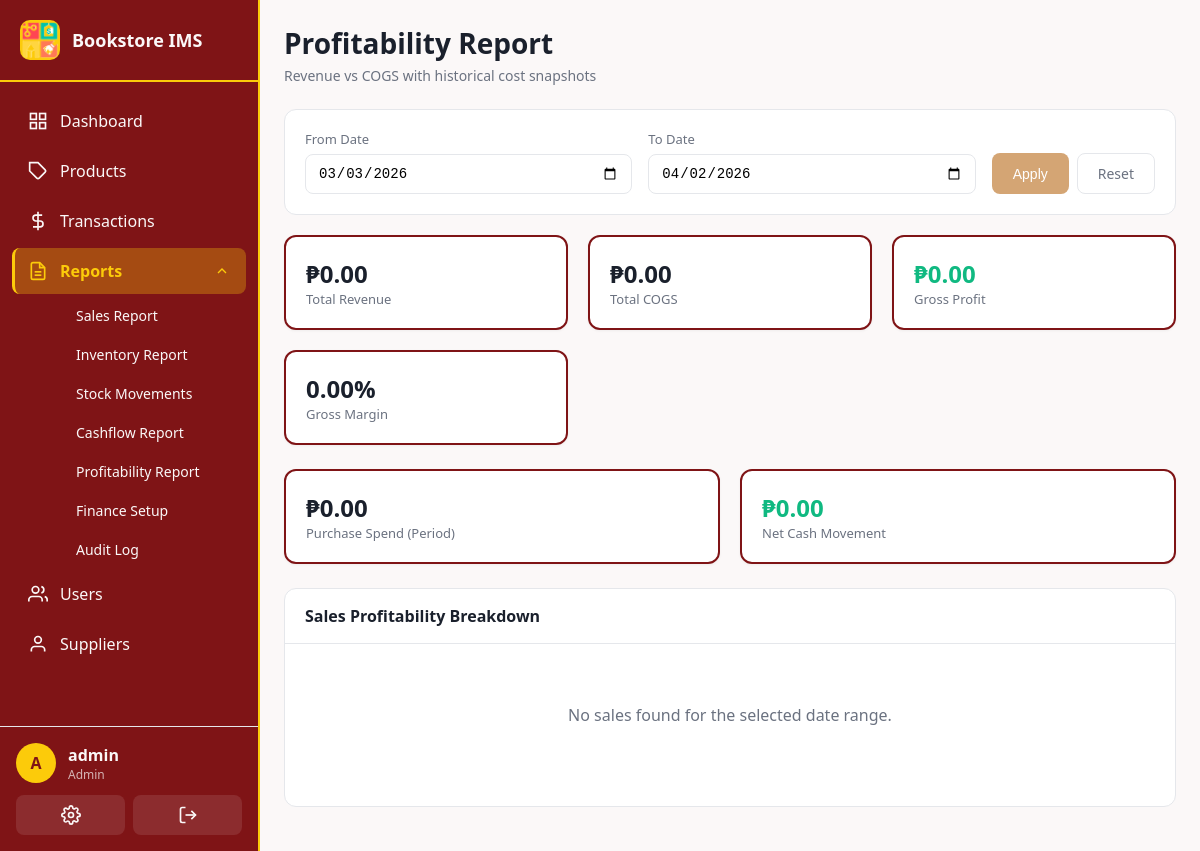
/reports/profitability (signed in), run on an earlier commit of the app's database.
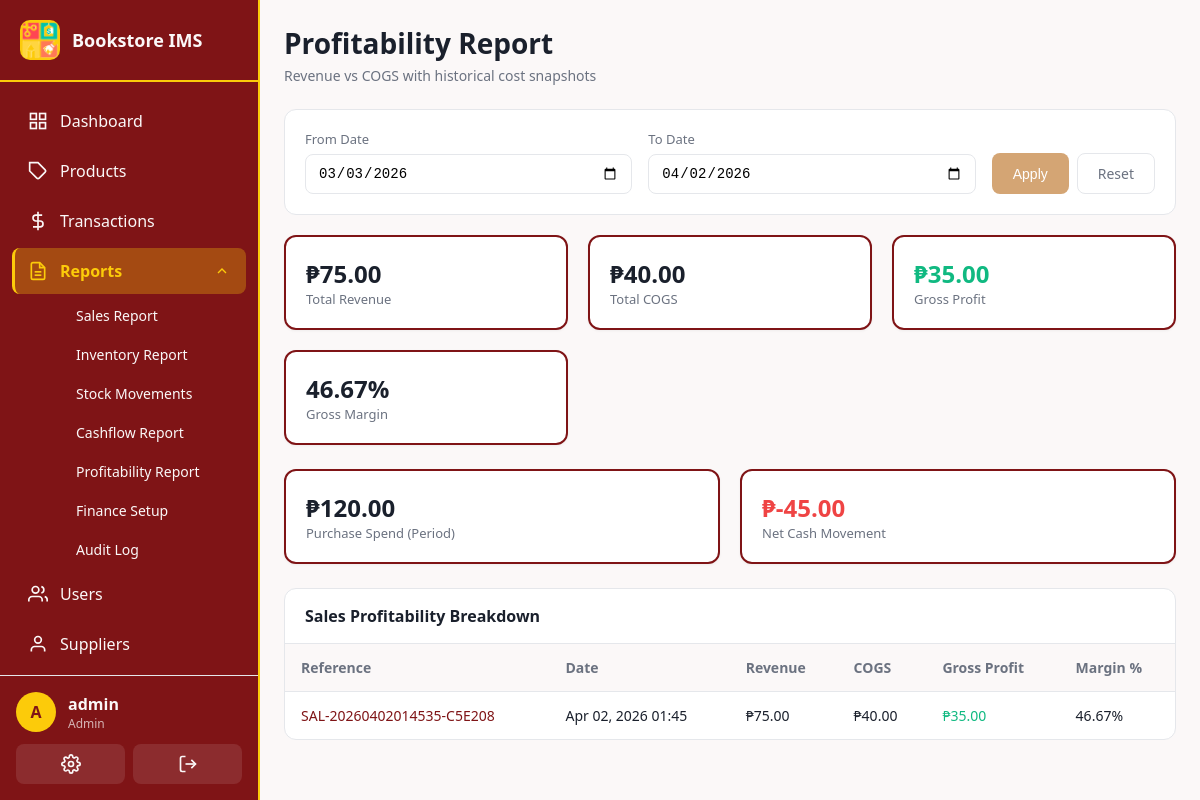
And on a later commit of the database.
### app/models.py (models this page shows, shortened)
class Transaction(db.Model):
    __tablename__ = 'transactions'
    id = db.Column(db.Integer, primary_key=True)
    transaction_type = db.Column(db.String(20), nullable=False)  # 'sale' or 'purchase'
    reference_number = db.Column(db.String(50), unique=True, nullable=False)
    user_id = db.Column(db.Integer, db.ForeignKey('users.id'), nullable=False)
    subtotal = db.Column(db.Float, nullable=False, default=0.0)
    tax = db.Column(db.Float, nullable=False, default=0.0)
    discount = db.Column(db.Float, nullable=False, default=0.0)
    total = db.Column(db.Float, nullable=False, default=0.0)
    supplier_id = db.Column(db.Integer, db.ForeignKey('suppliers.id'), nullable=True)
    customer_name = db.Column(db.String(200))
    notes = db.Column(db.Text)
    created_at = db.Column(db.DateTime, default=utc_now)
    items = db.relationship('TransactionItem', backref='transaction', lazy='dynamic', cascade='all, delete-orphan')
    cash_entries = db.relationship('CashLedger', backref='transaction', lazy='dynamic')

### app/routes/reports.py (the view)
@reports_bp.route('/profitability')
@login_required
def profitability_report():
    date_from, date_to, start_date, end_date = _parse_date_range()
    sales = Transaction.query.filter(
        Transaction.transaction_type == 'sale',
        Transaction.created_at >= start_date,
        Transaction.created_at <= end_date,
    ).order_by(Transaction.created_at.desc()).all()
    purchases = Transaction.query.filter(
        Transaction.transaction_type == 'purchase',
        Transaction.created_at >= start_date,
        Transaction.created_at <= end_date,
    ).all()
    rows = []
    total_revenue = 0.0
    total_cogs = 0.0
    for sale in sales:
        revenue = sale.total
        cogs = 0.0
        for item in sale.items:
            unit_cost = item.unit_cost_at_sale if item.unit_cost_at_sale is not None else item.product.cost_price
            cogs += unit_cost * item.quantity
        gross_profit = revenue - cogs
        margin_percent = (gross_profit / revenue * 100) if revenue > 0 else 0
        rows.append({
            'transaction': sale,
            'revenue': revenue,
            'cogs': cogs,
            'gross_profit': gross_profit,
            'margin_percent': margin_percent,
        })
        total_revenue += revenue
        total_cogs += cogs
    total_gross_profit = total_revenue - total_cogs
    overall_margin_percent = (total_gross_profit / total_revenue * 100) if total_revenue > 0 else 0
    purchase_total = sum(p.total for p in purchases)
    net_cash_movement = total_revenue - purchase_total
    return render_template(
        'reports/profitability.html',
        rows=rows,
        date_from=date_from,
        date_to=date_to,
        total_revenue=total_revenue,
        total_cogs=total_cogs,
        total_gross_profit=total_gross_profit,
        overall_margin_percent=overall_margin_percent,
        purchase_total=purchase_total,
        net_cash_movement=net_cash_movement,
    )

### app/__init__.py (called while the page is built)
@login_manager.user_loader
def load_user(user_id):
    return db.session.get(User, int(user_id))

### app/models.py (called while the page is built)
    def is_admin(self):
        return self.role == Role.ADMIN

### app/routes/reports.py (called while the page is built)
def _parse_date_range(default_days=30):
    date_from = request.args.get('date_from')
    date_to = request.args.get('date_to')
    if not date_from:
        date_from = (datetime.now(UTC) - timedelta(days=default_days)).strftime('%Y-%m-%d')
    if not date_to:
        date_to = datetime.now(UTC).strftime('%Y-%m-%d')
    try:
        start_date = datetime.strptime(date_from, '%Y-%m-%d')
        end_date = datetime.strptime(date_to, '%Y-%m-%d')
        end_date = datetime.combine(end_date.date(), datetime.max.time())
    except ValueError:
        start_date = datetime.now(UTC) - timedelta(days=default_days)
        end_date = datetime.now(UTC)
        date_from = start_date.strftime('%Y-%m-%d')
        date_to = end_date.strftime('%Y-%m-%d')
    return date_from, date_to, start_date, end_date

### app/templates/reports/profitability.html (shortened to what this page needs)
{% extends "base.html" %}
{% block content %}
<div class="page-header">
  <div class="page-header-left">
    <h1>Profitability Report</h1>
    <p class="page-subtitle">Revenue vs COGS with historical cost snapshots</p>
  </div>
</div>
<div class="filters-card">
  <form method="GET" action="{{ url_for('reports.profitability_report') }}" class="filters-form">
    <div class="filter-group">
      <label for="date_from">From Date</label>
      <input type="date" id="date_from" name="date_from" value="{{ date_from }}">
    </div>
    <div class="filter-group">
      <label for="date_to">To Date</label>
      <input type="date" id="date_to" name="date_to" value="{{ date_to }}">
    </div>
    <div class="filter-actions">
      <button type="submit" class="btn btn-secondary">Apply</button>
      <a href="{{ url_for('reports.profitability_report') }}" class="btn btn-outline">Reset</a>
    </div>
  </form>
</div>
<div class="stats-grid">
  <div class="stat-card">
    <div class="stat-details">
      <span class="stat-value">₱{{ "{:,.2f}".format(total_revenue) }}</span>
      <span class="stat-label">Total Revenue</span>
    </div>
  </div>
  <div class="stat-card">
    <div class="stat-details">
      <span class="stat-value">₱{{ "{:,.2f}".format(total_cogs) }}</span>
      <span class="stat-label">Total COGS</span>
    </div>
  </div>
  <div class="stat-card">
    <div class="stat-details">
      <span class="stat-value {{ 'text-success' if total_gross_profit >= 0 else 'text-danger' }}">₱{{ "{:,.2f}".format(total_gross_profit) }}</span>
      <span class="stat-label">Gross Profit</span>
    </div>
  </div>
  <div class="stat-card">
    <div class="stat-details">
      <span class="stat-value">{{ "{:.2f}".format(overall_margin_percent) }}%</span>
      <span class="stat-label">Gross Margin</span>
    </div>
  </div>
</div>
<div class="stats-grid" style="margin-top: 16px;">
  <div class="stat-card">
    <div class="stat-details">
      <span class="stat-value">₱{{ "{:,.2f}".format(purchase_total) }}</span>
      <span class="stat-label">Purchase Spend (Period)</span>
    </div>
  </div>
  <div class="stat-card">
    <div class="stat-details">
      <span class="stat-value {{ 'text-success' if net_cash_movement >= 0 else 'text-danger' }}">₱{{ "{:,.2f}".format(net_cash_movement) }}</span>
      <span class="stat-label">Net Cash Movement</span>
    </div>
  </div>
</div>
<div class="table-card">
  <div class="card-header">
    <h3>Sales Profitability Breakdown</h3>
  </div>
  {% if rows %}
  <table class="data-table priority-table">
    <thead>
      <tr>
        <th class="priority-col-1">Reference</th>
        <th class="priority-col-2">Date</th>
        <th class="priority-col-2">Revenue</th>
        <th class="priority-col-3">COGS</th>
        <th class="priority-col-1">Gross Profit</th>
        <th class="priority-col-1">Margin %</th>
      </tr>
    </thead>
    <tbody>
      {% for row in rows %}
      <tr>
        <td class="priority-col-1">
          <a href="{{ url_for('transactions.view_transaction', id=row.transaction.id) }}">{{ row.transaction.reference_number }}</a>
        </td>
        <td class="priority-col-2">{{ row.transaction.created_at.strftime('%b %d, %Y %H:%M') }}</td>
        <td class="priority-col-2">₱{{ "{:,.2f}".format(row.revenue) }}</td>
        <td class="priority-col-3">₱{{ "{:,.2f}".format(row.cogs) }}</td>
        <td class="priority-col-1 {{ 'text-success' if row.gross_profit >= 0 else 'text-danger' }}">₱{{ "{:,.2f}".format(row.gross_profit) }}</td>
        <td class="priority-col-1">{{ "{:.2f}".format(row.margin_percent) }}%</td>
      </tr>
      {% endfor %}
    </tbody>
  </table>
  {% else %}
  <div class="empty-state">
    <p>No sales found for the selected date range.</p>
  </div>
  {% endif %}
</div>
{% endblock %}

What changed in the data, as far as the page shows it:
added Transaction: transaction.reference_number "SAL-20260402014535-C5E208", transaction.created_at "Apr 02, 2026 01:45", revenue "75.00", cogs "40.00", gross_profit "35.00", margin_percent "46.67"
Also different on the page:
{{ "{:,.2f}".format(total_revenue) }}: "0.00" → "75.00"
{{ "{:,.2f}".format(total_cogs) }}: "0.00" → "40.00"
{{ "{:,.2f}".format(total_gross_profit) }}: "0.00" → "35.00"
{{ "{:.2f}".format(overall_margin_percent) }}: "0.00" → "46.67"
{{ "{:,.2f}".format(purchase_total) }}: "0.00" → "120.00"
{{ "{:,.2f}".format(net_cash_movement) }}: "0.00" → "-45.00"
text no longer shown: "No sales found for the selected date range."
text now shown: "Reference Date Revenue COGS Gross Profit Margin %"
